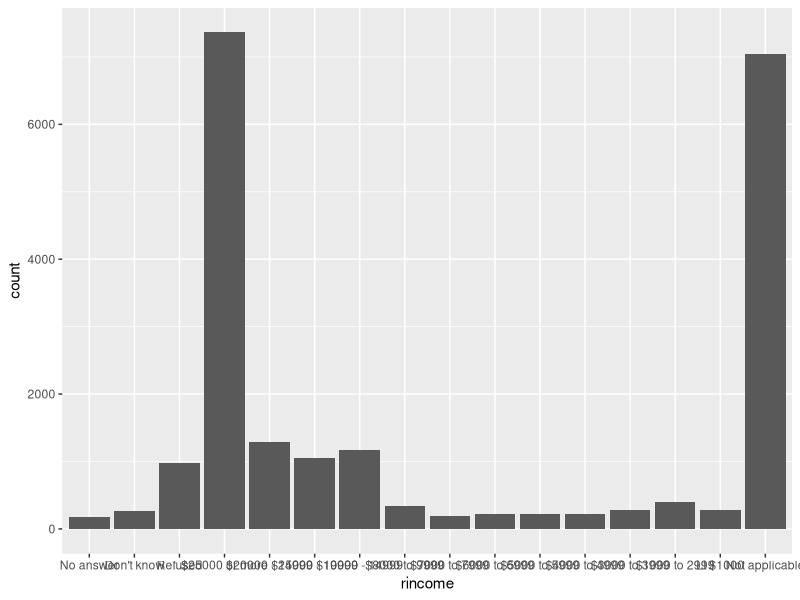
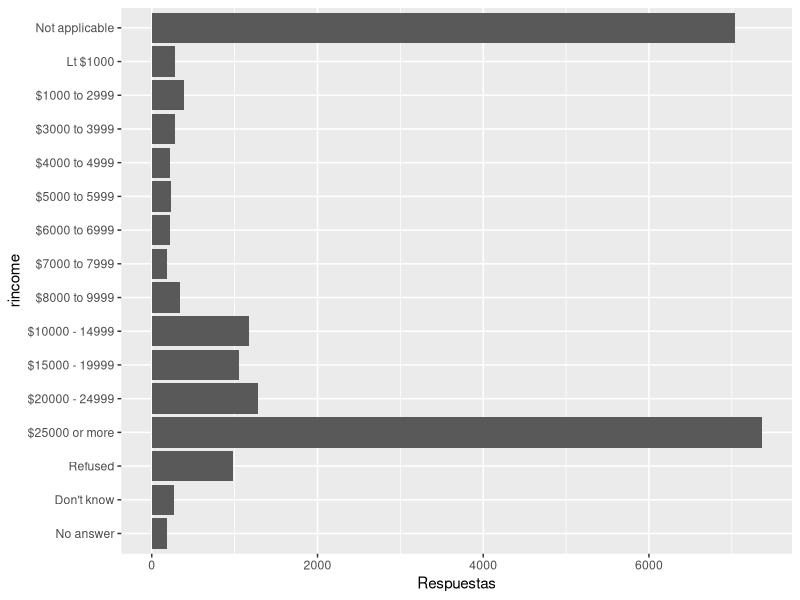
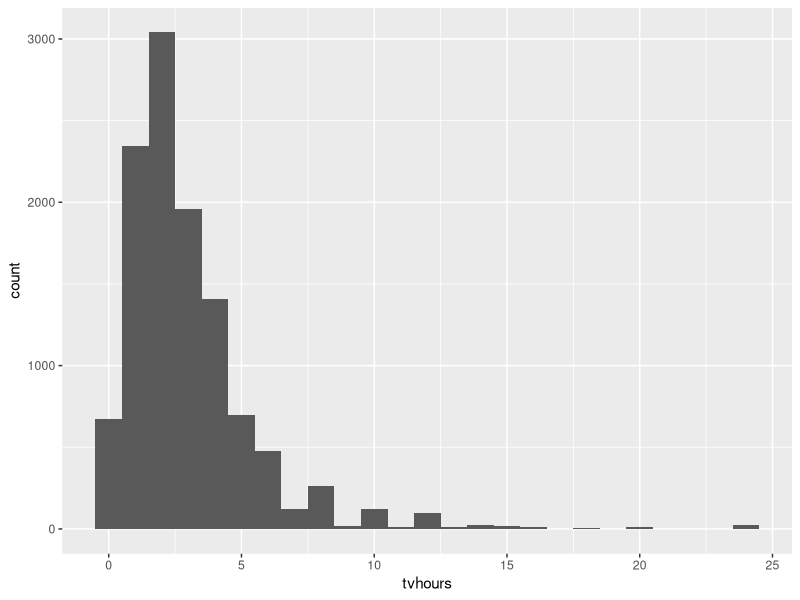
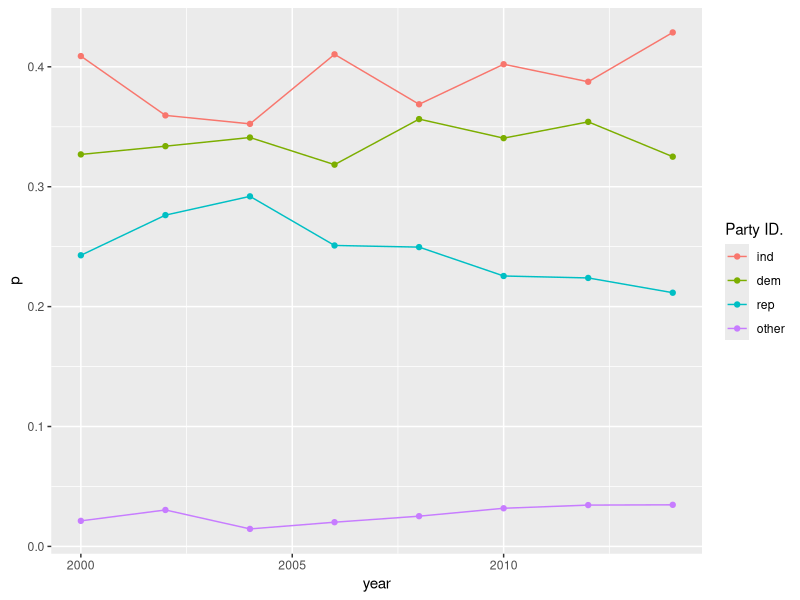
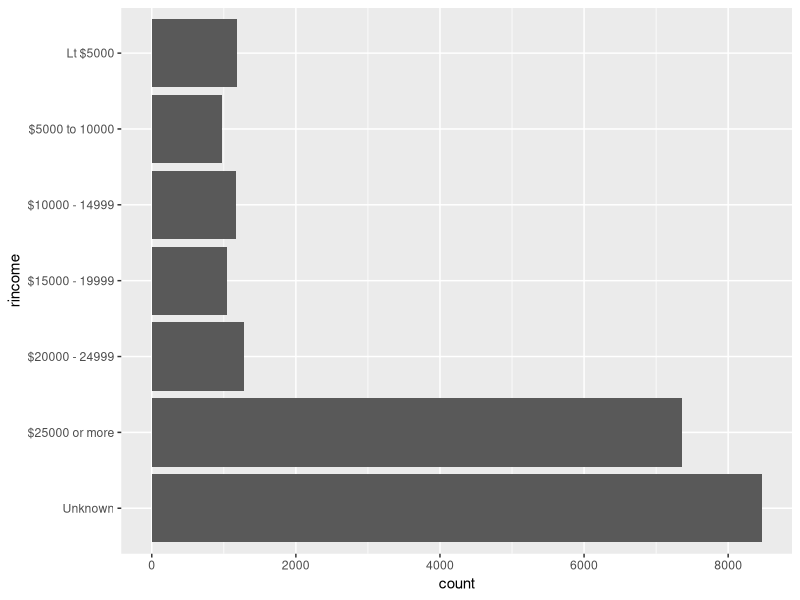

Recreate these plots in R, in order.
## ---- chunk 1
knitr::opts_chunk$set(echo = TRUE)
library(tidyverse)
library(forcats)
## ---- chunk 2
gss_cat %>% 
  ggplot(aes(rincome)) +
  geom_bar()

# Imposible visualizar la observación.
## ---- chunk 3
# Aplicando un coord_flip para girar el gráfico mejoraría la lectura

gss_cat %>% 
  ggplot(aes(rincome)) +
  geom_bar() +
  coord_flip() +
  labs(y = "Respuestas")
## ---- chunk 4
(gss_cat %>% 
  count(relig) %>% 
  arrange(desc(n)))[1,]

(gss_cat %>% 
  count(partyid) %>% 
  arrange(desc(n)))[1,]

## ---- chunk 5
summary(gss_cat$tvhours)

# Algunos número son bastantes altos, es raro ver una persona 24 horas seguida viendo tv

gss_cat %>% 
  filter(!is.na(tvhours)) %>% # Quitemos los valores NA
  ggplot(aes(tvhours))+
  geom_histogram(binwidth = 1)
## ---- chunk 6
# Primero vemos los que son factores
str(gss_cat)
## ---- chunk 7
# Entre lo que son factores tenemos:
levels(gss_cat$marital)
levels(gss_cat$race) # No hay orden
levels(gss_cat$rincome) # De mayor a menor
levels(gss_cat$partyid) # están ordenados a partir de más republicano a más demócrata.
levels(gss_cat$relig) # No tiene orden
levels(gss_cat$denom)
## ---- chunk 8
gss_cat %>%
  mutate(
    partyid =
      fct_collapse(partyid,
        other = c("No answer", "Don't know", "Other party"),
        rep = c("Strong republican", "Not str republican"),
        ind = c("Ind,near rep", "Independent", "Ind,near dem"),
        dem = c("Not str democrat", "Strong democrat")
      )
  ) %>%
  count(year, partyid) %>%
  group_by(year) %>%
  mutate(p = n / sum(n)) %>%
  ggplot(aes(
    x = year, y = p,
    colour = fct_reorder2(partyid, year, p)
  )) +
  geom_point() +
  geom_line() +
  labs(colour = "Party ID.")
## ---- chunk 9
library("stringr")
gss_cat %>%
  mutate(
    rincome =
      fct_collapse(
        rincome,
        `Unknown` = c("No answer", "Don't know", "Refused", "Not applicable"),
        `Lt $5000` = c("Lt $1000", str_c(
          "$", c("1000", "3000", "4000"),
          " to ", c("2999", "3999", "4999")
        )),
        `$5000 to 10000` = str_c(
          "$", c("5000", "6000", "7000", "8000"),
          " to ", c("5999", "6999", "7999", "9999")
        )
      )
  ) %>%
  ggplot(aes(x = rincome)) +
  geom_bar() +
  coord_flip()
